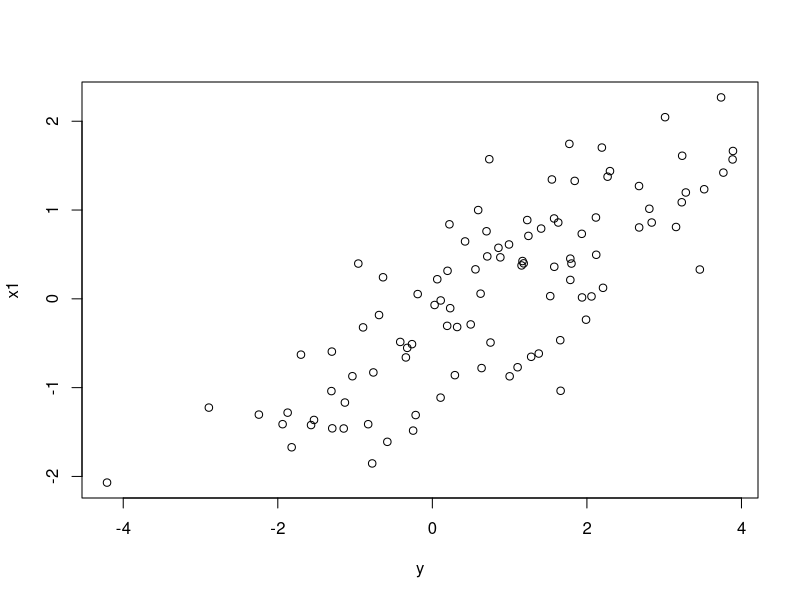
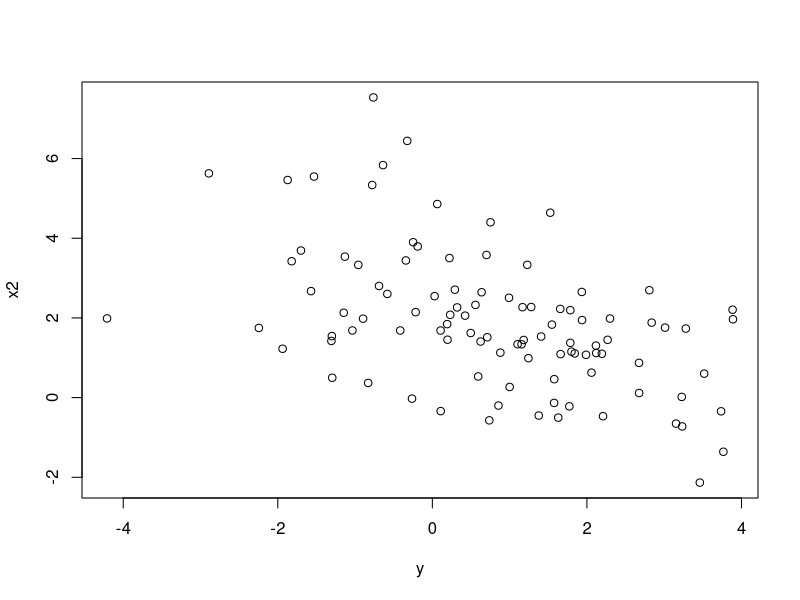
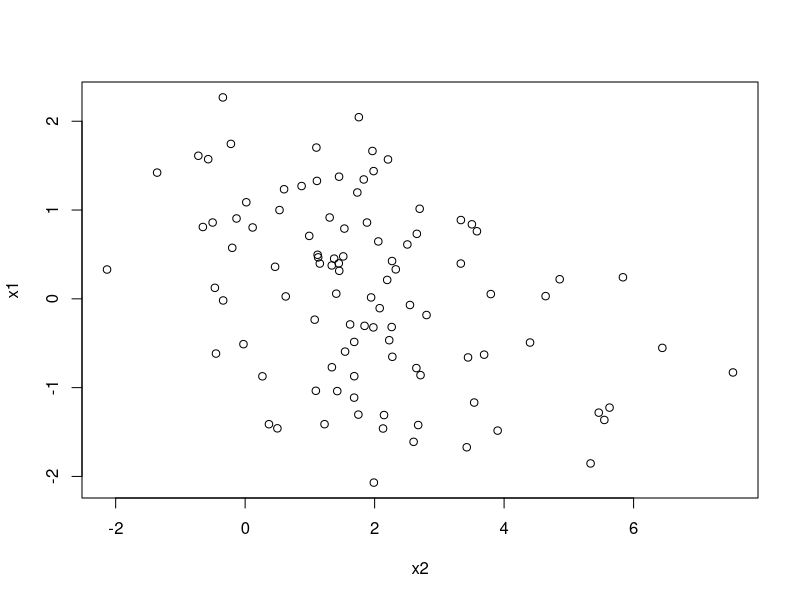
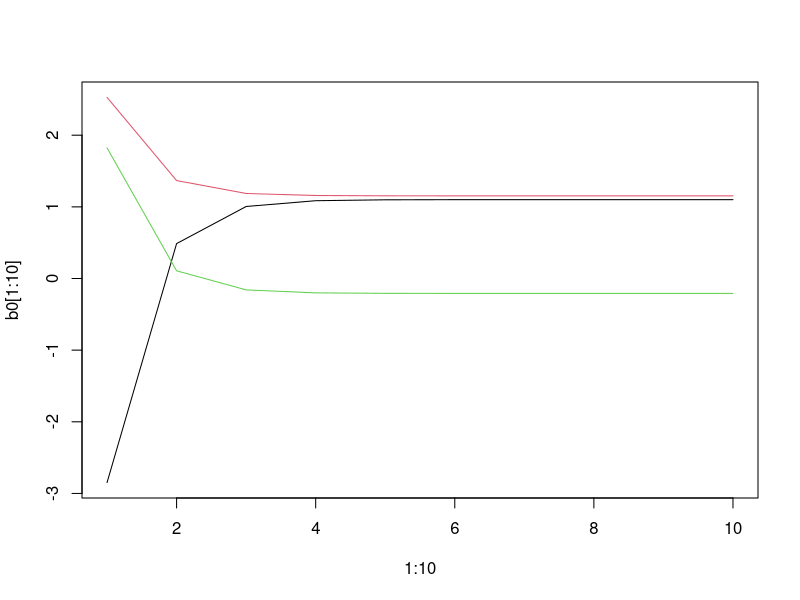

Reproduce these figures in R, in order.
set.seed(40)
x1=rnorm(100)
x2=rnorm(100)*1.5+2-x1/2
y=1+x1-0.2*x2+0.01*x1**3+rnorm(100)
par(mfrow=c(1,1))
plot(y,x1)
plot(y,x2)
plot(x2,x1)

b0=rep(0,1000)
b1=rep(0,1000)
b2=rep(0,1000)
beta1=10
for (i in 1:1000){
  a =y - beta1 * x1
  beta2 = lm ( a~x2 ) $coef [2]
  a =y - beta2 * x2
  lmT = lm ( a~x1 )
  beta1=lmT$coef[2]
  b0[i]=lmT$coef[1]
  b1[i]=beta1
  b2[i]=beta2
}
par(mfrow=c(1,1))
plot(1:10,b0[1:10],col=1,type="l",ylim=range(b0,b1,b2))#it is basically stable after 10 iterations
lines(1:10,b1[1:10],col=2)
lines(1:10,b2[1:10],col=3)

summary(lm(y~x1+x2+x1*x2))
